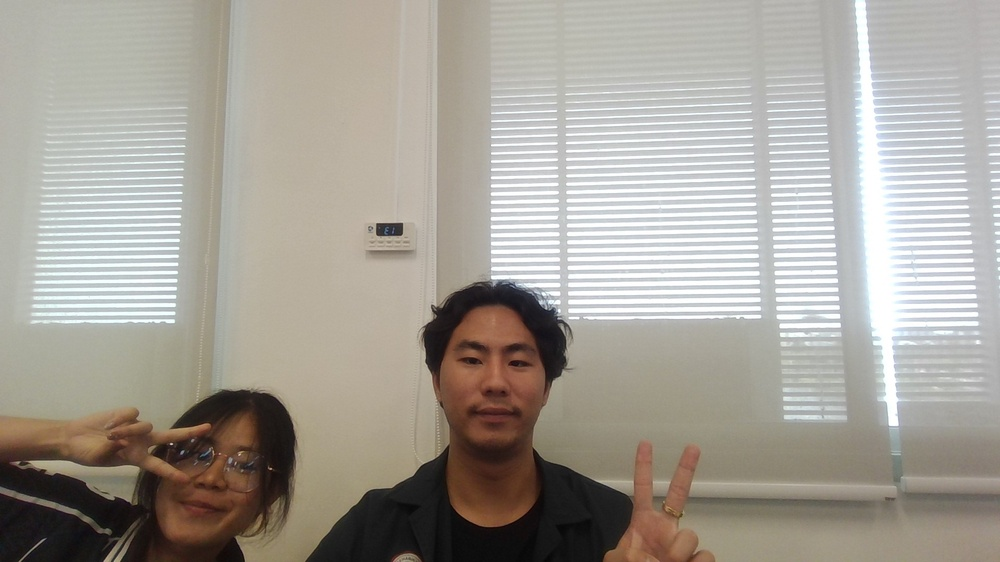
#> input picture Nonthacha_208/test1.jpg, 1000 x 562 px, shrunk from 1920 x 1080 before the run
$ python adaptiveThresholding.py
#> lines starting #> are read from the running program, lines starting #| are printed output that depends on the picture; after the words box and inside, x2 and y2 are one past the last pixel; in counts of white or black regions, pixels touching at a corner belong together
import cv2
import numpy as np
from matplotlib import pyplot as plt

img = cv2.imread('test1.jpg',0)
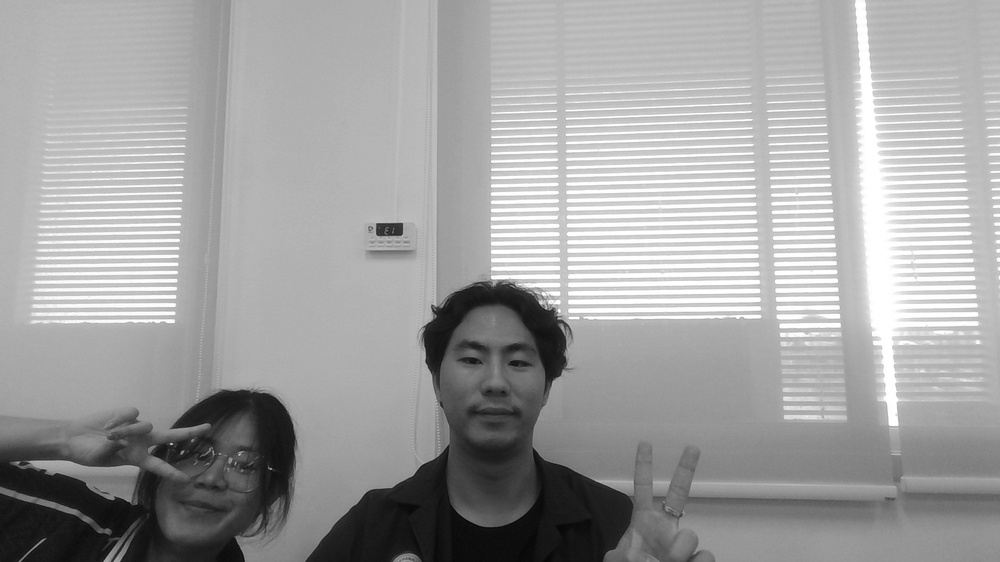
#> img: shape (562, 1000); min 3, max 255, mean 161.1
img = cv2.medianBlur(img,5)

ret,th1 = cv2.threshold(img,127,255,cv2.THRESH_BINARY)
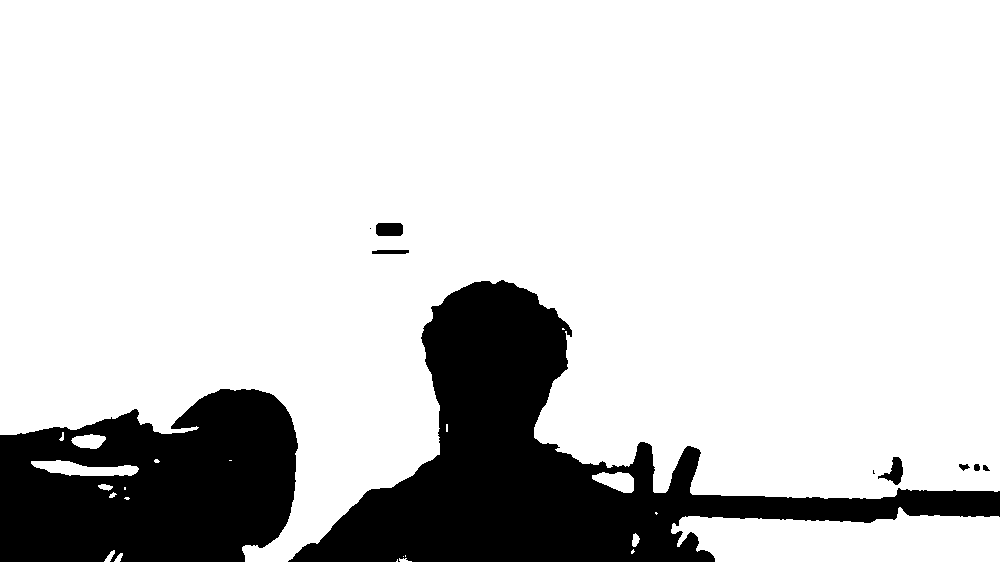
#> th1: shape (562, 1000); 81.8% white; 10 black regions (2 under 20 px), largest, box (x1, y1, x2, y2) and area: (288, 280, 1000, 562) 61228, (0, 389, 298, 562) 40309, (376, 223, 403, 236) 339
th2 = cv2.adaptiveThreshold(img,255,cv2.ADAPTIVE_THRESH_MEAN_C,cv2.THRESH_BINARY,11,2)
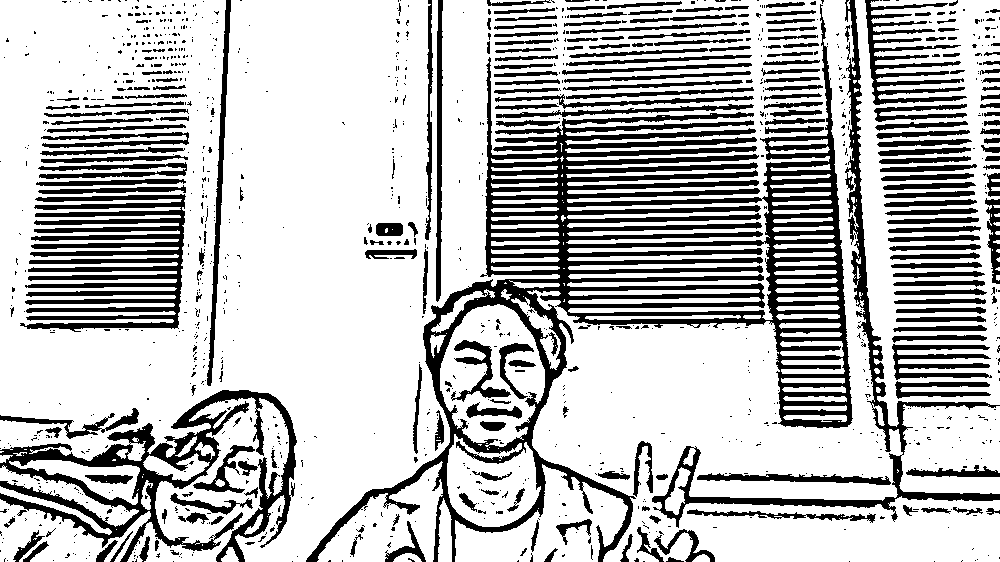
#> th2: shape (562, 1000); 73.5% white; 1129 black regions (886 under 20 px), largest, box (x1, y1, x2, y2) and area: (306, 4, 853, 562) 53826, (0, 390, 297, 562) 12372, (20, 194, 186, 332) 11708
th3 = cv2.adaptiveThreshold(img,255,cv2.ADAPTIVE_THRESH_GAUSSIAN_C,cv2.THRESH_BINARY,11,2)
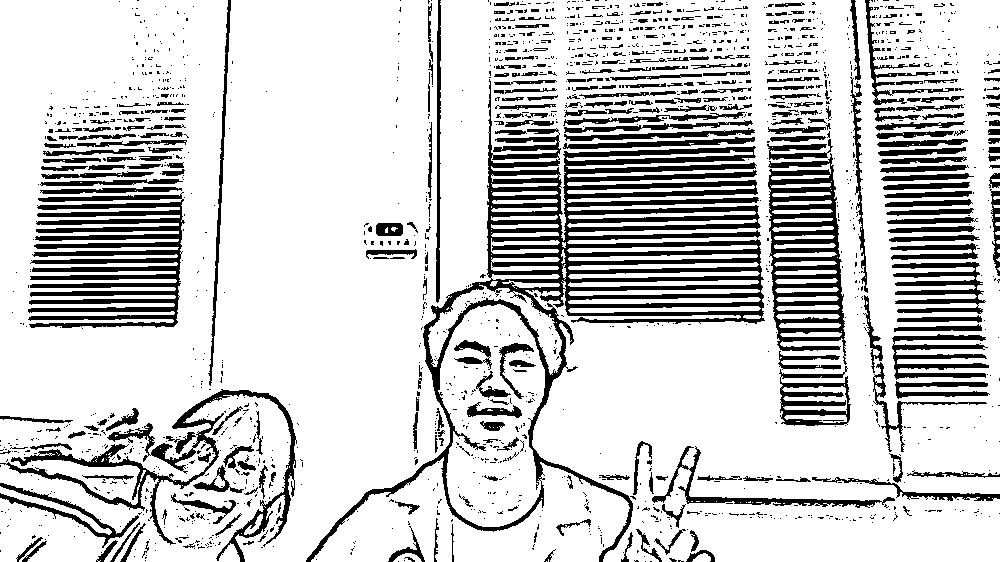
#> th3: shape (562, 1000); 79.9% white; 1731 black regions (1419 under 20 px), largest, box (x1, y1, x2, y2) and area: (306, 79, 765, 562) 31328, (28, 192, 185, 328) 11097, (768, 153, 847, 365) 7440

titles = ['Original Image','Global THresholding (v = 127)','Adaptive Mean THresholding','Adaptive Gaussian Thresholding']
image = [img, th1, th2, th3]

for i in range(4):
    plt.subplot(2,2,i+1),plt.imshow(image[i],'gray')
    plt.title(titles[i])
    plt.xticks([]),
    plt.yticks([])

plt.show()
